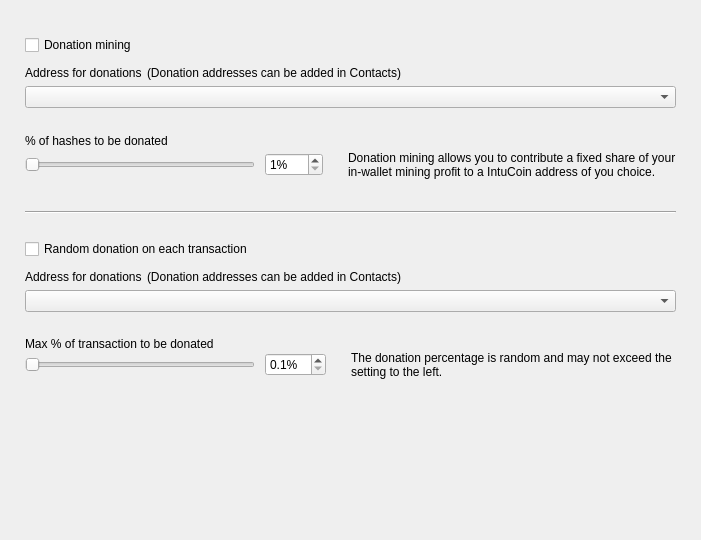
<?xml version="1.0" encoding="UTF-8"?>
<ui version="4.0">
 <class>DonationOptionsFrame</class>
 <widget class="QFrame" name="DonationOptionsFrame">
  <property name="geometry">
   <rect>
    <x>0</x>
    <y>0</y>
    <width>701</width>
    <height>540</height>
   </rect>
  </property>
  <property name="windowTitle">
   <string>Frame</string>
  </property>
  <property name="frameShape">
   <enum>QFrame::NoFrame</enum>
  </property>
  <property name="frameShadow">
   <enum>QFrame::Raised</enum>
  </property>
  <layout class="QVBoxLayout" name="verticalLayout">
   <property name="spacing">
    <number>10</number>
   </property>
   <property name="leftMargin">
    <number>25</number>
   </property>
   <property name="topMargin">
    <number>35</number>
   </property>
   <property name="rightMargin">
    <number>25</number>
   </property>
   <property name="bottomMargin">
    <number>0</number>
   </property>
   <item>
    <widget class="QCheckBox" name="m_enableDonationMiningCheck">
     <property name="text">
      <string>Donation mining</string>
     </property>
    </widget>
   </item>
   <item>
    <widget class="QFrame" name="m_donationMiningFrame">
     <property name="frameShape">
      <enum>QFrame::NoFrame</enum>
     </property>
     <property name="frameShadow">
      <enum>QFrame::Raised</enum>
     </property>
     <layout class="QGridLayout" name="gridLayout" columnstretch="1,0,0,1">
      <property name="leftMargin">
       <number>0</number>
      </property>
      <property name="topMargin">
       <number>0</number>
      </property>
      <property name="rightMargin">
       <number>0</number>
      </property>
      <property name="bottomMargin">
       <number>0</number>
      </property>
      <property name="horizontalSpacing">
       <number>10</number>
      </property>
      <property name="verticalSpacing">
       <number>0</number>
      </property>
      <item row="2" column="0" colspan="4">
       <widget class="QComboBox" name="m_donationMiningAddressCombo"/>
      </item>
      <item row="3" column="0" colspan="4">
       <spacer name="verticalSpacer_2">
        <property name="orientation">
         <enum>Qt::Vertical</enum>
        </property>
        <property name="sizeType">
         <enum>QSizePolicy::Fixed</enum>
        </property>
        <property name="sizeHint" stdset="0">
         <size>
          <width>20</width>
          <height>25</height>
         </size>
        </property>
       </spacer>
      </item>
      <item row="4" column="0" colspan="4">
       <widget class="WalletGui::WalletNormalBlackTextLabel" name="label_2">
        <property name="minimumSize">
         <size>
          <width>0</width>
          <height>16</height>
         </size>
        </property>
        <property name="text">
         <string>% of hashes to be donated</string>
        </property>
        <property name="indent">
         <number>0</number>
        </property>
       </widget>
      </item>
      <item row="5" column="1">
       <widget class="QSpinBox" name="m_donationMiningAmountSpin">
        <property name="suffix">
         <string>%</string>
        </property>
        <property name="minimum">
         <number>1</number>
        </property>
        <property name="maximum">
         <number>100</number>
        </property>
       </widget>
      </item>
      <item row="5" column="0">
       <widget class="QSlider" name="m_donationMiningAmountSlider">
        <property name="maximumSize">
         <size>
          <width>230</width>
          <height>16777215</height>
         </size>
        </property>
        <property name="minimum">
         <number>1</number>
        </property>
        <property name="maximum">
         <number>100</number>
        </property>
        <property name="orientation">
         <enum>Qt::Horizontal</enum>
        </property>
       </widget>
      </item>
      <item row="5" column="2">
       <spacer name="horizontalSpacer">
        <property name="orientation">
         <enum>Qt::Horizontal</enum>
        </property>
        <property name="sizeType">
         <enum>QSizePolicy::Fixed</enum>
        </property>
        <property name="sizeHint" stdset="0">
         <size>
          <width>5</width>
          <height>20</height>
         </size>
        </property>
       </spacer>
      </item>
      <item row="5" column="3" alignment="Qt::AlignVCenter">
       <widget class="WalletGui::WalletSmallGrayTextLabel" name="m_donationMiningCommentLabel">
        <property name="minimumSize">
         <size>
          <width>0</width>
          <height>32</height>
         </size>
        </property>
        <property name="text">
         <string>Donation mining allows you to contribute a fixed share of your in-wallet mining profit to a IntuCoin address of you choice.</string>
        </property>
        <property name="wordWrap">
         <bool>true</bool>
        </property>
        <property name="indent">
         <number>0</number>
        </property>
       </widget>
      </item>
      <item row="1" column="0" colspan="4">
       <spacer name="verticalSpacer_6">
        <property name="orientation">
         <enum>Qt::Vertical</enum>
        </property>
        <property name="sizeType">
         <enum>QSizePolicy::Fixed</enum>
        </property>
        <property name="sizeHint" stdset="0">
         <size>
          <width>20</width>
          <height>5</height>
         </size>
        </property>
       </spacer>
      </item>
      <item row="0" column="0" colspan="4">
       <layout class="QHBoxLayout" name="horizontalLayout" stretch="0,1">
        <property name="spacing">
         <number>5</number>
        </property>
        <property name="leftMargin">
         <number>0</number>
        </property>
        <item>
         <widget class="WalletGui::WalletNormalBlackTextLabel" name="label">
          <property name="minimumSize">
           <size>
            <width>0</width>
            <height>16</height>
           </size>
          </property>
          <property name="text">
           <string>Address for donations</string>
          </property>
          <property name="indent">
           <number>0</number>
          </property>
         </widget>
        </item>
        <item>
         <widget class="WalletGui::WalletSmallGrayTextLabel" name="label_5">
          <property name="text">
           <string>(Donation addresses can be added in Contacts)</string>
          </property>
         </widget>
        </item>
       </layout>
      </item>
     </layout>
    </widget>
   </item>
   <item>
    <spacer name="verticalSpacer_3">
     <property name="orientation">
      <enum>Qt::Vertical</enum>
     </property>
     <property name="sizeType">
      <enum>QSizePolicy::Fixed</enum>
     </property>
     <property name="sizeHint" stdset="0">
      <size>
       <width>20</width>
       <height>20</height>
      </size>
     </property>
    </spacer>
   </item>
   <item>
    <widget class="Line" name="line">
     <property name="frameShadow">
      <enum>QFrame::Sunken</enum>
     </property>
     <property name="orientation">
      <enum>Qt::Horizontal</enum>
     </property>
    </widget>
   </item>
   <item>
    <spacer name="verticalSpacer_4">
     <property name="orientation">
      <enum>Qt::Vertical</enum>
     </property>
     <property name="sizeType">
      <enum>QSizePolicy::Fixed</enum>
     </property>
     <property name="sizeHint" stdset="0">
      <size>
       <width>20</width>
       <height>15</height>
      </size>
     </property>
    </spacer>
   </item>
   <item>
    <widget class="QCheckBox" name="m_enableDonationChangeCheck">
     <property name="text">
      <string>Random donation on each transaction</string>
     </property>
    </widget>
   </item>
   <item>
    <widget class="QFrame" name="m_donationChangeFrame">
     <property name="frameShape">
      <enum>QFrame::NoFrame</enum>
     </property>
     <property name="frameShadow">
      <enum>QFrame::Raised</enum>
     </property>
     <layout class="QGridLayout" name="gridLayout_2" columnstretch="1,0,0,1">
      <property name="leftMargin">
       <number>0</number>
      </property>
      <property name="topMargin">
       <number>0</number>
      </property>
      <property name="rightMargin">
       <number>0</number>
      </property>
      <property name="bottomMargin">
       <number>0</number>
      </property>
      <property name="horizontalSpacing">
       <number>10</number>
      </property>
      <property name="verticalSpacing">
       <number>0</number>
      </property>
      <item row="3" column="0" colspan="4">
       <spacer name="verticalSpacer_5">
        <property name="orientation">
         <enum>Qt::Vertical</enum>
        </property>
        <property name="sizeType">
         <enum>QSizePolicy::Fixed</enum>
        </property>
        <property name="sizeHint" stdset="0">
         <size>
          <width>20</width>
          <height>25</height>
         </size>
        </property>
       </spacer>
      </item>
      <item row="4" column="0" colspan="4">
       <widget class="WalletGui::WalletNormalBlackTextLabel" name="label_3">
        <property name="text">
         <string>Max % of transaction to be donated</string>
        </property>
        <property name="indent">
         <number>0</number>
        </property>
       </widget>
      </item>
      <item row="5" column="0">
       <widget class="QSlider" name="m_donationChangeAmountSlider">
        <property name="maximumSize">
         <size>
          <width>230</width>
          <height>16777215</height>
         </size>
        </property>
        <property name="minimum">
         <number>1</number>
        </property>
        <property name="maximum">
         <number>100</number>
        </property>
        <property name="orientation">
         <enum>Qt::Horizontal</enum>
        </property>
       </widget>
      </item>
      <item row="2" column="0" colspan="4">
       <widget class="QComboBox" name="m_donationChangeAddressCombo"/>
      </item>
      <item row="5" column="3" alignment="Qt::AlignVCenter">
       <widget class="WalletGui::WalletSmallGrayTextLabel" name="m_donationChangeCommentLabel">
        <property name="text">
         <string>The donation percentage is random and may not exceed the setting to the left.</string>
        </property>
        <property name="wordWrap">
         <bool>true</bool>
        </property>
        <property name="indent">
         <number>0</number>
        </property>
       </widget>
      </item>
      <item row="5" column="1">
       <widget class="QDoubleSpinBox" name="m_donationChangeAmountSpin">
        <property name="suffix">
         <string>%</string>
        </property>
        <property name="decimals">
         <number>1</number>
        </property>
        <property name="minimum">
         <double>0.100000000000000</double>
        </property>
        <property name="maximum">
         <double>10.000000000000000</double>
        </property>
        <property name="singleStep">
         <double>0.100000000000000</double>
        </property>
       </widget>
      </item>
      <item row="5" column="2">
       <spacer name="horizontalSpacer_2">
        <property name="orientation">
         <enum>Qt::Horizontal</enum>
        </property>
        <property name="sizeType">
         <enum>QSizePolicy::Fixed</enum>
        </property>
        <property name="sizeHint" stdset="0">
         <size>
          <width>5</width>
          <height>20</height>
         </size>
        </property>
       </spacer>
      </item>
      <item row="1" column="0" colspan="4">
       <spacer name="verticalSpacer_7">
        <property name="orientation">
         <enum>Qt::Vertical</enum>
        </property>
        <property name="sizeType">
         <enum>QSizePolicy::Fixed</enum>
        </property>
        <property name="sizeHint" stdset="0">
         <size>
          <width>20</width>
          <height>5</height>
         </size>
        </property>
       </spacer>
      </item>
      <item row="0" column="0" colspan="4">
       <layout class="QHBoxLayout" name="horizontalLayout_2" stretch="0,1">
        <property name="spacing">
         <number>5</number>
        </property>
        <property name="leftMargin">
         <number>0</number>
        </property>
        <item>
         <widget class="WalletGui::WalletNormalBlackTextLabel" name="label_4">
          <property name="minimumSize">
           <size>
            <width>0</width>
            <height>16</height>
           </size>
          </property>
          <property name="text">
           <string>Address for donations</string>
          </property>
          <property name="indent">
           <number>0</number>
          </property>
         </widget>
        </item>
        <item>
         <widget class="WalletGui::WalletSmallGrayTextLabel" name="label_6">
          <property name="text">
           <string>(Donation addresses can be added in Contacts)</string>
          </property>
         </widget>
        </item>
       </layout>
      </item>
     </layout>
    </widget>
   </item>
   <item>
    <spacer name="verticalSpacer">
     <property name="orientation">
      <enum>Qt::Vertical</enum>
     </property>
     <property name="sizeType">
      <enum>QSizePolicy::Expanding</enum>
     </property>
     <property name="sizeHint" stdset="0">
      <size>
       <width>20</width>
       <height>10</height>
      </size>
     </property>
    </spacer>
   </item>
  </layout>
 </widget>
 <customwidgets>
  <customwidget>
   <class>WalletGui::WalletSmallGrayTextLabel</class>
   <extends>QLabel</extends>
   <header>Gui/Common/WalletTextLabel.h</header>
  </customwidget>
  <customwidget>
   <class>WalletGui::WalletNormalBlackTextLabel</class>
   <extends>QLabel</extends>
   <header>Gui/Common/WalletTextLabel.h</header>
  </customwidget>
 </customwidgets>
 <resources/>
 <connections>
  <connection>
   <sender>m_enableDonationMiningCheck</sender>
   <signal>toggled(bool)</signal>
   <receiver>m_donationMiningFrame</receiver>
   <slot>setEnabled(bool)</slot>
   <hints>
    <hint type="sourcelabel">
     <x>353</x>
     <y>41</y>
    </hint>
    <hint type="destinationlabel">
     <x>350</x>
     <y>115</y>
    </hint>
   </hints>
  </connection>
  <connection>
   <sender>m_donationMiningAmountSlider</sender>
   <signal>valueChanged(int)</signal>
   <receiver>DonationOptionsFrame</receiver>
   <slot>donationMiningAmountChanged(int)</slot>
   <hints>
    <hint type="sourcelabel">
     <x>187</x>
     <y>155</y>
    </hint>
    <hint type="destinationlabel">
     <x>350</x>
     <y>269</y>
    </hint>
   </hints>
  </connection>
  <connection>
   <sender>m_donationMiningAmountSpin</sender>
   <signal>valueChanged(int)</signal>
   <receiver>DonationOptionsFrame</receiver>
   <slot>donationMiningAmountChanged(int)</slot>
   <hints>
    <hint type="sourcelabel">
     <x>391</x>
     <y>155</y>
    </hint>
    <hint type="destinationlabel">
     <x>350</x>
     <y>269</y>
    </hint>
   </hints>
  </connection>
  <connection>
   <sender>m_enableDonationChangeCheck</sender>
   <signal>toggled(bool)</signal>
   <receiver>m_donationChangeFrame</receiver>
   <slot>setEnabled(bool)</slot>
   <hints>
    <hint type="sourcelabel">
     <x>353</x>
     <y>237</y>
    </hint>
    <hint type="destinationlabel">
     <x>350</x>
     <y>328</y>
    </hint>
   </hints>
  </connection>
  <connection>
   <sender>m_donationChangeAmountSlider</sender>
   <signal>valueChanged(int)</signal>
   <receiver>DonationOptionsFrame</receiver>
   <slot>donationChangeAmountChanged(int)</slot>
   <hints>
    <hint type="sourcelabel">
     <x>187</x>
     <y>385</y>
    </hint>
    <hint type="destinationlabel">
     <x>350</x>
     <y>269</y>
    </hint>
   </hints>
  </connection>
  <connection>
   <sender>m_donationChangeAmountSpin</sender>
   <signal>valueChanged(double)</signal>
   <receiver>DonationOptionsFrame</receiver>
   <slot>donationChangeAmountChanged(double)</slot>
   <hints>
    <hint type="sourcelabel">
     <x>433</x>
     <y>353</y>
    </hint>
    <hint type="destinationlabel">
     <x>350</x>
     <y>269</y>
    </hint>
   </hints>
  </connection>
 </connections>
 <slots>
  <slot>donationMiningAmountChanged(int)</slot>
  <slot>donationChangeAmountChanged(int)</slot>
  <slot>donationChangeAmountChanged(double)</slot>
 </slots>
</ui>
